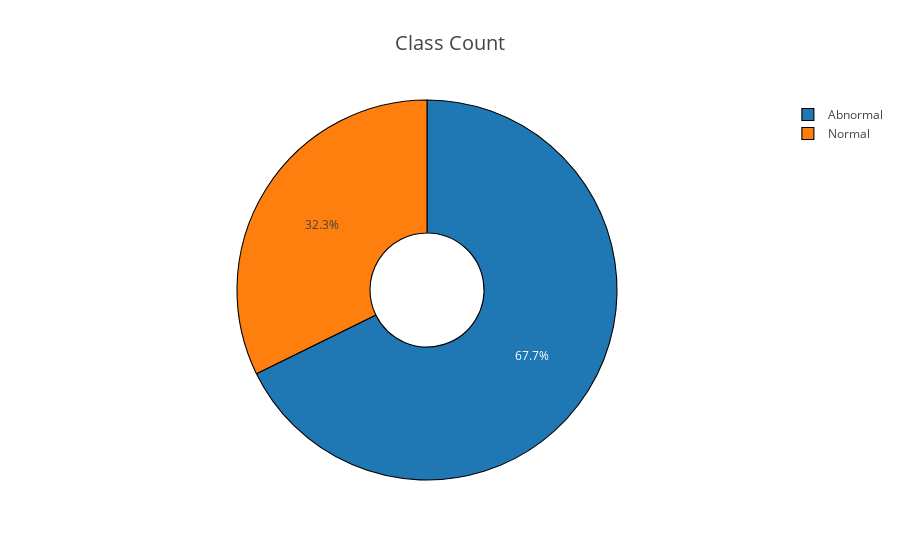

This figure's notebook cell:
### Code cell
class_count = data["class"].value_counts()
fig = {
    "data" : [
        {
            "labels" : class_count.index,
            "values" : class_count.values,
            "name" : "Class",
            "hoverinfo" : "label+value+name",
            "textinfo" : "percent",
            "marker" : {"line" : {"width" : 1.1, "color" : "black"}},
            "hole" : .3,
            "type" : "pie"
            
        },
    ],
    
    "layout" : {
        "title" : "Class Count",
        "titlefont" : {"size" : 20}
    }
}

iplot(fig)
plt.savefig('graph.png')

### Figure 1 — Plotly figure (JSON) as saved in the notebook; plotly's stock layout.template omitted (floating-point values rounded to 4 significant figures)
{"data": [{"hole": 0.3, "hoverinfo": "label+value+name", "labels": ["Abnormal", "Normal"], "marker": {"line": {"color": "black", "width": 1.1}}, "name": "Class", "textinfo": "percent", "values": [210, 100], "type": "pie", "uid": "ea9e9ae3-f801-4a8b-bdc0-b46578008c98"}], "layout": {"title": {"text": "Class Count", "font": {"size": 20}}}}
